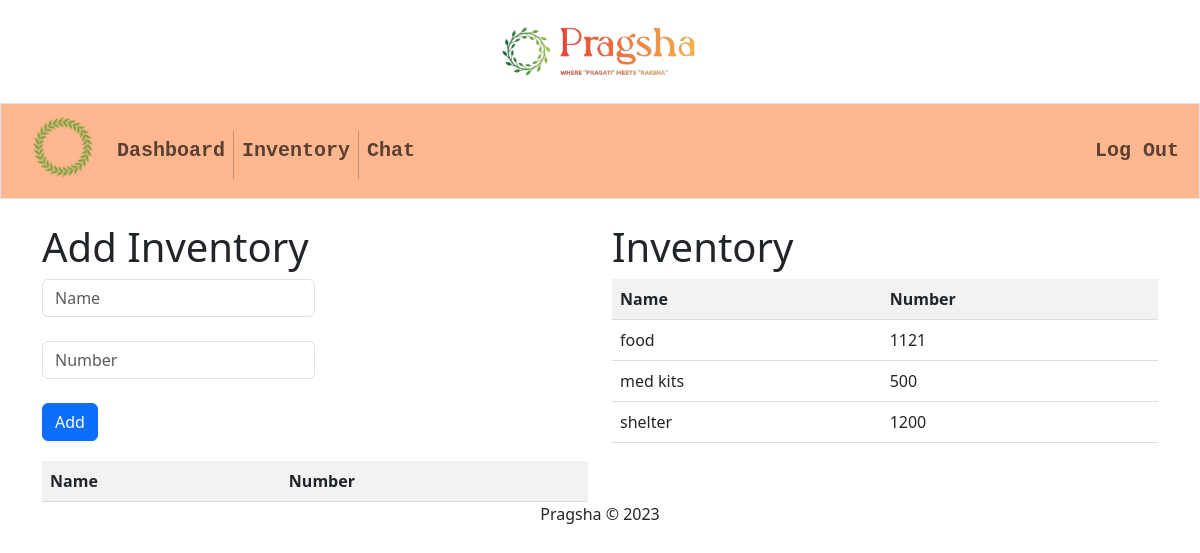
The page /agency/inventory/ (signed in) on the database its author committed.
### agency/models.py (models this page shows)
class Inventory(models.Model):
    inventory_id = models.AutoField(primary_key=True)
    agency_id = models.ForeignKey(Agency, on_delete=models.CASCADE)
    name = models.CharField(max_length=100)
    number = models.IntegerField()

### agency/views.py (the view)
# urls.py: path('inventory/', views.add_inventory, name='inventory'),
@csrf_exempt
def add_inventory(request):
    if request.method == 'POST':
        form = InventoryForm(request.POST)
        if form.is_valid():
            form.instance.agency_id = Agency.objects.get(agency_id=request.session['agency_id'])
            if Inventory.objects.filter(name=form.cleaned_data['name'], agency_id=request.session['agency_id']).exists():
                Inventory.objects.filter(name=form.cleaned_data['name'], agency_id=request.session['agency_id']).update(number=Inventory.objects.filter(name=form.cleaned_data['name'], agency_id=request.session['agency_id']).values('number').first()['number'] + form.cleaned_data['number'])
                data = {
                    'id': Inventory.objects.filter(name=form.cleaned_data['name'], agency_id=request.session['agency_id']).values('inventory_id').first()['inventory_id'],
                    'name': form.cleaned_data['name'],
                    'number': Inventory.objects.filter(name=form.cleaned_data['name'], agency_id=request.session['agency_id']).values('number').first()['number'],
                }
            else:
                inventory = form.save()
                data = {
                    'id': inventory.inventory_id,
                    'name': inventory.name,
                    'number': inventory.number,
                }
            return JsonResponse({'status': 'success', 'data': data})
        else:
            return JsonResponse({'status': 'error', 'errors': form.errors})
    else:
        inv = Inventory.objects.filter(agency_id=request.session['agency_id']).values()
        return render(request, 'agency/inventory.html', {'form': InventoryForm(), 'inv': inv})

### agency/views.py
class InventoryForm(forms.ModelForm):
    agency_id = forms.CharField(widget=forms.HiddenInput, required=False)
    name = forms.CharField(max_length=100, label="Name")
    number = forms.IntegerField(label="Number")
    class Meta:
        model = Inventory
        fields = ['name', 'number']

### agency/templates/agency/inventory.html (shortened to what this page needs)
{% extends 'agencydash/layout.html' %}
{% block main %}
<div class="row">
    <div class="col">
  <h1>Add Inventory</h1>
  <form id="inventory-form" class="form-inline">
    <div class="form-group">
      <input type="text" name="name" id="name" class="form-control mr-2" placeholder="Name" style="width:50% !important;" required>
    </div>
    <br>
    <div class="form-group">
      <input type="number" name="number" id="number" class="form-control mr-2" placeholder="Number" style="width:50% !important;" required>
    </div>
    <br>
    <button type="submit" class="btn btn-primary">Add</button>
  </form>
  <table id="inventory-table">
    <thead>
      <tr>
        <th>Name</th>
        <th>Number</th>
      </tr>
    </thead>
  </table>
  </div>
  <div class="col">
    <h1>Inventory</h1>
    <table id="inventory-table">
      <thead>
        <tr>
          <th>Name</th>
          <th>Number</th>
        </tr>
      </thead>
      <tbody>
        {% for item in inv %}
        <tr>
          <td>{{ item.name }}</td>
          <td>{{ item.number }}</td>
        </tr>
        {% endfor %}
      </tbody>
    </table>
    </div>
</div>
{% endblock %}

### authentification/static/style.css (style rules this page uses)
body { font-family: Arial, sans-serif; background-color: #fff6ef; overflow-x: hidden; }

### agency/templates/agency/inventory.html (style rules this page uses)
#inventory-form { margin-bottom: 20px; }
#inventory-table { border-collapse: collapse; width: 100%; }
#inventory-table th, #inventory-table td { padding: 8px; text-align: left; border-bottom: 1px solid #ddd; }
#inventory-table th { background-color: #f2f2f2; }

### rows shown on the page
Inventory: name "food", number "1121"
Inventory: name "med kits", number "500"
Inventory: name "shelter", number "1200"
